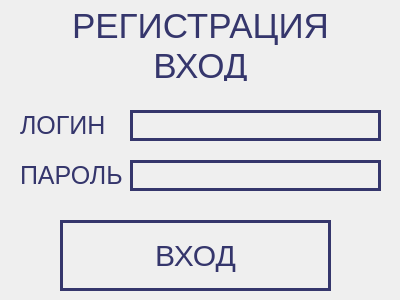
<?xml version="1.0" encoding="UTF-8"?>
<ui version="4.0">
 <class>Dialog</class>
 <widget class="QDialog" name="Dialog">
  <property name="geometry">
   <rect>
    <x>0</x>
    <y>0</y>
    <width>400</width>
    <height>300</height>
   </rect>
  </property>
  <property name="windowTitle">
   <string>Registration</string>
  </property>
  <property name="styleSheet">
   <string notr="true">QDialog {
background: url(background5.png);
}</string>
  </property>
  <widget class="QLabel" name="label">
   <property name="geometry">
    <rect>
     <x>20</x>
     <y>10</y>
     <width>361</width>
     <height>71</height>
    </rect>
   </property>
   <property name="styleSheet">
    <string notr="true">font: 10pt &quot;Rockin' Record&quot;;
 font-size: 35px;
 color: #35366c;
 text-decoration: none;
 text-transform: uppercase;
 width: 250px;
 height: 60px;
 display: block;
 text-align: center;
 line-height: 60px;
 position: relative;
 transition: .5s;
 overflow: hidden;
background: transparent;</string>
   </property>
   <property name="text">
    <string>РЕГИСТРАЦИЯ
ВХОД</string>
   </property>
   <property name="alignment">
    <set>Qt::AlignCenter</set>
   </property>
  </widget>
  <widget class="QGroupBox" name="groupBox">
   <property name="geometry">
    <rect>
     <x>10</x>
     <y>90</y>
     <width>371</width>
     <height>201</height>
    </rect>
   </property>
   <property name="styleSheet">
    <string notr="true">QGroupBox {
background: transparent;
border: none;
}
QLabel {
font: 10pt &quot;Rockin' Record&quot;;
 font-size: 40px;
 color: #35366c;
 text-decoration: none;
 text-transform: uppercase;
 width: 250px;
 height: 60px;
 display: block;
 text-align: center;
 line-height: 60px;
 position: relative;
 transition: .5s;
 overflow: hidden;
background: transparent;
}
QLineEdit, QPushButton {
 border: 3px solid #35366c;
font: 8pt &quot;Rockin' Record&quot;;
 font-size: 30px;
 color: #35366c;
 text-decoration: none;
 text-transform: uppercase;
 width: 250px;
 height: 60px;
 display: block;
 text-align: center;
 line-height: 60px;
 position: relative;
 transition: .5s;
 overflow: hidden;
background: transparent;
}
QPushButton:hover {
 color: #575772;
 background: #16162f
}</string>
   </property>
   <property name="title">
    <string/>
   </property>
   <widget class="QLabel" name="label_2">
    <property name="geometry">
     <rect>
      <x>10</x>
      <y>20</y>
      <width>121</width>
      <height>31</height>
     </rect>
    </property>
    <property name="styleSheet">
     <string notr="true">font: 10pt &quot;Rockin' Record&quot;;
 font-size: 25px;
 color: #35366c;
 text-decoration: none;
 text-transform: uppercase;
 width: 250px;
 height: 60px;
 display: block;
 text-align: center;
 line-height: 60px;
 position: relative;
 transition: .5s;
 overflow: hidden;
background: transparent;</string>
    </property>
    <property name="text">
     <string>ЛОГИН</string>
    </property>
    <property name="alignment">
     <set>Qt::AlignLeading|Qt::AlignLeft|Qt::AlignVCenter</set>
    </property>
   </widget>
   <widget class="QLineEdit" name="lineEdit">
    <property name="geometry">
     <rect>
      <x>120</x>
      <y>20</y>
      <width>251</width>
      <height>31</height>
     </rect>
    </property>
   </widget>
   <widget class="QLabel" name="label_3">
    <property name="geometry">
     <rect>
      <x>10</x>
      <y>70</y>
      <width>121</width>
      <height>31</height>
     </rect>
    </property>
    <property name="styleSheet">
     <string notr="true">font: 10pt &quot;Rockin' Record&quot;;
 font-size: 25px;
 color: #35366c;
 text-decoration: none;
 text-transform: uppercase;
 width: 250px;
 height: 60px;
 display: block;
 text-align: center;
 line-height: 60px;
 position: relative;
 transition: .5s;
 overflow: hidden;
background: transparent;</string>
    </property>
    <property name="text">
     <string>ПАРОЛЬ</string>
    </property>
    <property name="alignment">
     <set>Qt::AlignLeading|Qt::AlignLeft|Qt::AlignVCenter</set>
    </property>
   </widget>
   <widget class="QLineEdit" name="lineEdit_2">
    <property name="geometry">
     <rect>
      <x>120</x>
      <y>70</y>
      <width>251</width>
      <height>31</height>
     </rect>
    </property>
   </widget>
   <widget class="QPushButton" name="pushButton">
    <property name="geometry">
     <rect>
      <x>50</x>
      <y>130</y>
      <width>271</width>
      <height>71</height>
     </rect>
    </property>
    <property name="text">
     <string>ВХОД</string>
    </property>
   </widget>
  </widget>
 </widget>
 <resources/>
 <connections/>
</ui>
